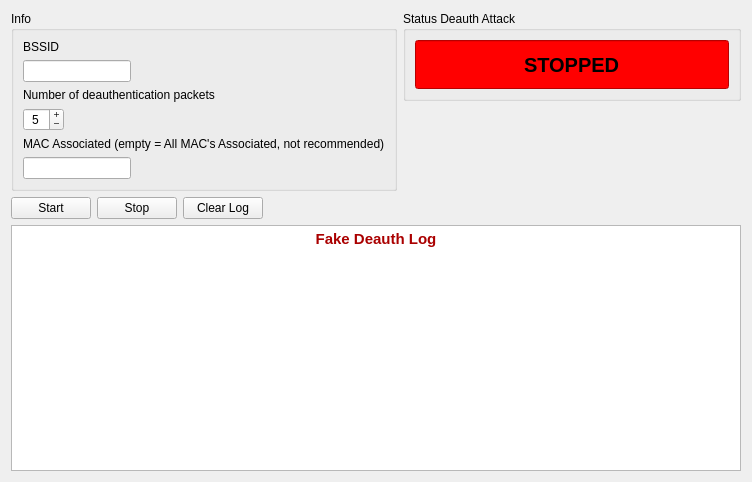
<?xml version="1.0" encoding="UTF-8"?>
<ui version="4.0">
 <class>aireplayDeauth</class>
 <widget class="QWidget" name="aireplayDeauth">
  <property name="geometry">
   <rect>
    <x>0</x>
    <y>0</y>
    <width>752</width>
    <height>482</height>
   </rect>
  </property>
  <property name="windowTitle">
   <string>Form</string>
  </property>
  <layout class="QGridLayout" name="gridLayout_2">
   <item row="0" column="0" rowspan="2" colspan="4">
    <widget class="QGroupBox" name="groupBox">
     <property name="sizePolicy">
      <sizepolicy hsizetype="Minimum" vsizetype="Minimum">
       <horstretch>0</horstretch>
       <verstretch>0</verstretch>
      </sizepolicy>
     </property>
     <property name="title">
      <string>Info</string>
     </property>
     <layout class="QGridLayout" name="gridLayout">
      <item row="0" column="0">
       <widget class="QLabel" name="label">
        <property name="text">
         <string>BSSID</string>
        </property>
       </widget>
      </item>
      <item row="1" column="0">
       <widget class="QLineEdit" name="lineEditBSSID">
        <property name="sizePolicy">
         <sizepolicy hsizetype="Maximum" vsizetype="Fixed">
          <horstretch>0</horstretch>
          <verstretch>0</verstretch>
         </sizepolicy>
        </property>
        <property name="focusPolicy">
         <enum>Qt::NoFocus</enum>
        </property>
        <property name="alignment">
         <set>Qt::AlignCenter</set>
        </property>
       </widget>
      </item>
      <item row="2" column="0">
       <widget class="QLabel" name="label_2">
        <property name="text">
         <string>Number of deauthentication packets</string>
        </property>
       </widget>
      </item>
      <item row="3" column="0">
       <widget class="QSpinBox" name="spinBoxCount">
        <property name="sizePolicy">
         <sizepolicy hsizetype="Maximum" vsizetype="Fixed">
          <horstretch>0</horstretch>
          <verstretch>0</verstretch>
         </sizepolicy>
        </property>
        <property name="focusPolicy">
         <enum>Qt::NoFocus</enum>
        </property>
        <property name="alignment">
         <set>Qt::AlignCenter</set>
        </property>
        <property name="buttonSymbols">
         <enum>QAbstractSpinBox::PlusMinus</enum>
        </property>
        <property name="suffix">
         <string/>
        </property>
        <property name="minimum">
         <number>1</number>
        </property>
        <property name="maximum">
         <number>20</number>
        </property>
        <property name="value">
         <number>5</number>
        </property>
       </widget>
      </item>
      <item row="4" column="0">
       <widget class="QLabel" name="label_3">
        <property name="text">
         <string>MAC Associated (empty = All MAC's Associated, not recommended)</string>
        </property>
       </widget>
      </item>
      <item row="5" column="0">
       <widget class="QLineEdit" name="lineEditDest">
        <property name="sizePolicy">
         <sizepolicy hsizetype="Maximum" vsizetype="Fixed">
          <horstretch>0</horstretch>
          <verstretch>0</verstretch>
         </sizepolicy>
        </property>
        <property name="focusPolicy">
         <enum>Qt::NoFocus</enum>
        </property>
        <property name="alignment">
         <set>Qt::AlignCenter</set>
        </property>
       </widget>
      </item>
     </layout>
    </widget>
   </item>
   <item row="0" column="4">
    <widget class="QGroupBox" name="groupBox_2">
     <property name="sizePolicy">
      <sizepolicy hsizetype="Minimum" vsizetype="Minimum">
       <horstretch>0</horstretch>
       <verstretch>0</verstretch>
      </sizepolicy>
     </property>
     <property name="title">
      <string>Status Deauth Attack </string>
     </property>
     <layout class="QGridLayout" name="gridLayout_3">
      <item row="0" column="0" rowspan="2">
       <widget class="QLineEdit" name="lineEditStatus">
        <property name="sizePolicy">
         <sizepolicy hsizetype="Expanding" vsizetype="Minimum">
          <horstretch>0</horstretch>
          <verstretch>0</verstretch>
         </sizepolicy>
        </property>
        <property name="font">
         <font>
          <pointsize>15</pointsize>
          <weight>75</weight>
          <bold>true</bold>
         </font>
        </property>
        <property name="styleSheet">
         <string notr="true">background-color: rgb(255, 0, 0);</string>
        </property>
        <property name="text">
         <string>STOPPED</string>
        </property>
        <property name="alignment">
         <set>Qt::AlignCenter</set>
        </property>
        <property name="readOnly">
         <bool>true</bool>
        </property>
       </widget>
      </item>
     </layout>
    </widget>
   </item>
   <item row="2" column="0">
    <widget class="QPushButton" name="pushButtonStart">
     <property name="sizePolicy">
      <sizepolicy hsizetype="Maximum" vsizetype="Maximum">
       <horstretch>0</horstretch>
       <verstretch>0</verstretch>
      </sizepolicy>
     </property>
     <property name="text">
      <string>Start</string>
     </property>
     <property name="icon">
      <iconset resource="../icons.qrc">
       <normaloff>:/icons/icons/clean.png</normaloff>:/icons/icons/clean.png</iconset>
     </property>
    </widget>
   </item>
   <item row="2" column="1">
    <widget class="QPushButton" name="pushButtonStop">
     <property name="sizePolicy">
      <sizepolicy hsizetype="Maximum" vsizetype="Maximum">
       <horstretch>0</horstretch>
       <verstretch>0</verstretch>
      </sizepolicy>
     </property>
     <property name="text">
      <string>Stop</string>
     </property>
     <property name="icon">
      <iconset resource="../icons.qrc">
       <normaloff>:/icons/icons/cnrdelete-all.png</normaloff>:/icons/icons/cnrdelete-all.png</iconset>
     </property>
    </widget>
   </item>
   <item row="2" column="2">
    <widget class="QPushButton" name="pushButtonLog">
     <property name="sizePolicy">
      <sizepolicy hsizetype="Maximum" vsizetype="Maximum">
       <horstretch>0</horstretch>
       <verstretch>0</verstretch>
      </sizepolicy>
     </property>
     <property name="text">
      <string>Clear Log</string>
     </property>
     <property name="icon">
      <iconset resource="../icons.qrc">
       <normaloff>:/icons/icons/CleanUp.png</normaloff>:/icons/icons/CleanUp.png</iconset>
     </property>
    </widget>
   </item>
   <item row="2" column="3" colspan="2">
    <spacer name="horizontalSpacer">
     <property name="orientation">
      <enum>Qt::Horizontal</enum>
     </property>
     <property name="sizeHint" stdset="0">
      <size>
       <width>40</width>
       <height>20</height>
      </size>
     </property>
    </spacer>
   </item>
   <item row="3" column="0" colspan="5">
    <widget class="QTextEdit" name="textEdit">
     <property name="readOnly">
      <bool>true</bool>
     </property>
     <property name="html">
      <string>&lt;!DOCTYPE HTML PUBLIC &quot;-//W3C//DTD HTML 4.0//EN&quot; &quot;http://www.w3.org/TR/REC-html40/strict.dtd&quot;&gt;
&lt;html&gt;&lt;head&gt;&lt;meta name=&quot;qrichtext&quot; content=&quot;1&quot; /&gt;&lt;style type=&quot;text/css&quot;&gt;
p, li { white-space: pre-wrap; }
&lt;/style&gt;&lt;/head&gt;&lt;body style=&quot; font-family:'Sans Serif'; font-size:9pt; font-weight:400; font-style:normal;&quot;&gt;
&lt;table border=&quot;0&quot; style=&quot;-qt-table-type: root; margin-top:4px; margin-bottom:4px; margin-left:4px; margin-right:4px;&quot;&gt;
&lt;tr&gt;
&lt;td style=&quot;border: none;&quot;&gt;
&lt;p align=&quot;center&quot; style=&quot; margin-top:0px; margin-bottom:0px; margin-left:0px; margin-right:0px; -qt-block-indent:0; text-indent:0px;&quot;&gt;&lt;span style=&quot; font-family:'Ubuntu'; font-size:11pt; font-weight:600; color:#aa0000;&quot;&gt;Fake Deauth Log&lt;/span&gt;&lt;/p&gt;
&lt;p align=&quot;center&quot; style=&quot;-qt-paragraph-type:empty; margin-top:0px; margin-bottom:0px; margin-left:0px; margin-right:0px; -qt-block-indent:0; text-indent:0px; font-family:'Ubuntu'; font-size:11pt; font-weight:600; color:#aa0000;&quot;&gt;&lt;/p&gt;&lt;/td&gt;&lt;/tr&gt;&lt;/table&gt;&lt;/body&gt;&lt;/html&gt;</string>
     </property>
     <property name="textInteractionFlags">
      <set>Qt::TextBrowserInteraction</set>
     </property>
    </widget>
   </item>
   <item row="1" column="4">
    <spacer name="verticalSpacer_2">
     <property name="orientation">
      <enum>Qt::Vertical</enum>
     </property>
     <property name="sizeType">
      <enum>QSizePolicy::Minimum</enum>
     </property>
     <property name="sizeHint" stdset="0">
      <size>
       <width>20</width>
       <height>40</height>
      </size>
     </property>
    </spacer>
   </item>
  </layout>
 </widget>
 <resources>
  <include location="../icons.qrc"/>
 </resources>
 <connections/>
</ui>
